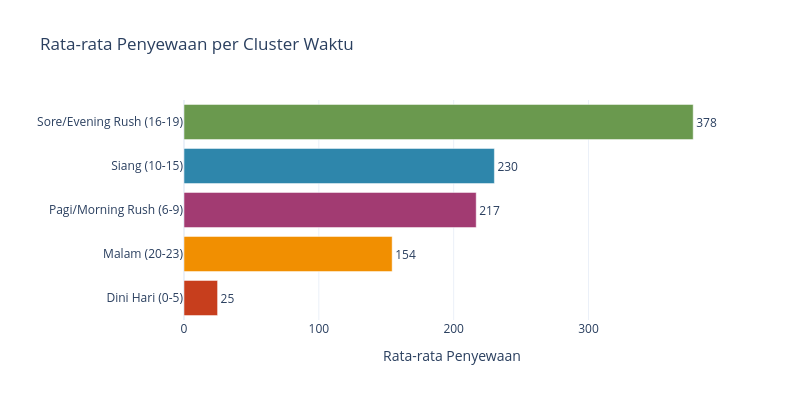
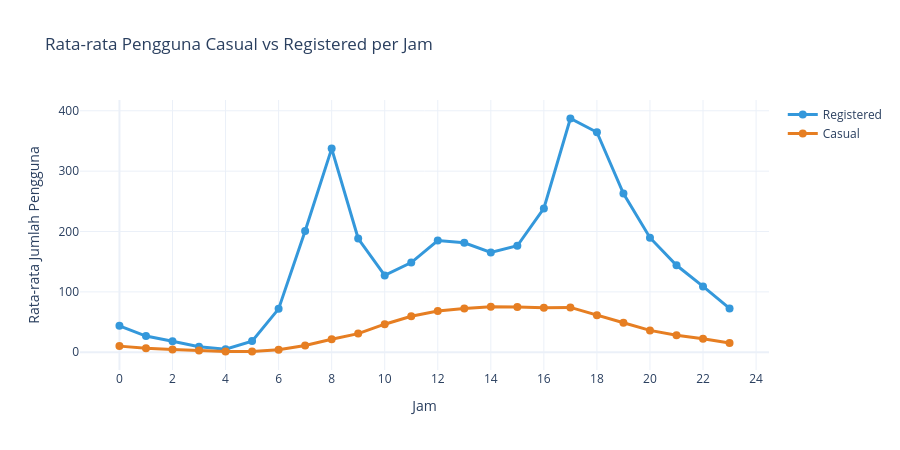

Notebook code cell kept with these figures, in order:
### Markdown cell above
## Analisis Lanjutan (Opsional)

### Code cell
# ============================================
# ANALISIS LANJUTAN: CLUSTERING & BINNING
# ============================================

# --- 1. Time-based Clustering ---
print("="*60)
print("TIME-BASED CLUSTERING")
print("="*60)

def get_time_cluster(hr):
    if hr in [0, 1, 2, 3, 4, 5]:
        return 'Dini Hari (0-5)'
    elif hr in [6, 7, 8, 9]:
        return 'Pagi/Morning Rush (6-9)'
    elif hr in [10, 11, 12, 13, 14, 15]:
        return 'Siang (10-15)'
    elif hr in [16, 17, 18, 19]:
        return 'Sore/Evening Rush (16-19)'
    else:
        return 'Malam (20-23)'

hour_clean['time_cluster'] = hour_clean['hr'].apply(get_time_cluster)

cluster_avg = hour_clean.groupby('time_cluster', observed=True)['cnt'].agg(['mean', 'median', 'count'])
display(cluster_avg)

# Komposisi casual vs registered per cluster
print("\nKomposisi pengguna per cluster waktu:")
cluster_user = hour_clean.groupby('time_cluster', observed=True)[['casual', 'registered']].mean()
cluster_user['casual_pct'] = (cluster_user['casual'] / (cluster_user['casual'] + cluster_user['registered']) * 100).round(1)
cluster_user['registered_pct'] = (cluster_user['registered'] / (cluster_user['casual'] + cluster_user['registered']) * 100).round(1)
display(cluster_user)

# --- 2. Binning Analysis ---
print("\n" + "="*60)
print("BINNING ANALYSIS")
print("="*60)

# Temperature binning detail
temp_bins = pd.cut(
    hour_clean['temp_c'],
    bins=[0, 5, 10, 15, 20, 25, 30, 35, 45],
    labels=['<5C', '5-10C', '10-15C', '15-20C', '20-25C', '25-30C', '30-35C', '>35C']
)
temp_stats = hour_clean.groupby(temp_bins, observed=True)['cnt'].agg(['mean', 'median', 'count'])
print("\nRata-rata penyewaan per rentang suhu:")
display(temp_stats)

# Humidity binning detail
hum_bins = pd.cut(
    hour_clean['hum_pct'],
    bins=[0, 25, 50, 75, 101],
    labels=['Sangat Rendah (<25%)', 'Rendah (25-50%)', 'Sedang (50-75%)', 'Tinggi (>75%)']
)
hum_stats = hour_clean.groupby(hum_bins, observed=True)['cnt'].agg(['mean', 'median', 'count'])
print("\nRata-rata penyewaan per rentang kelembaban:")
display(hum_stats)

# --- 3. Usage Level Segmentation ---
print("\n" + "="*60)
print("SEGMENTASI TINGKAT PENGGUNAAN")
print("="*60)

quartiles = hour_clean['cnt'].quantile([0.25, 0.5, 0.75]).values
print(f"Q1 (25%): {quartiles[0]:.0f}")
print(f"Median  : {quartiles[1]:.0f}")
print(f"Q3 (75%): {quartiles[2]:.0f}")

def get_usage_level(cnt):
    if cnt <= quartiles[0]:
        return 'Rendah'
    elif cnt <= quartiles[2]:
        return 'Sedang'
    else:
        return 'Tinggi'

hour_clean['usage_level'] = hour_clean['cnt'].apply(get_usage_level)
print("\nDistribusi level penggunaan:")
print(hour_clean['usage_level'].value_counts())

print("\nTabulasi silang: Cluster Waktu vs Level Penggunaan:")
cross_tab = pd.crosstab(hour_clean['time_cluster'], hour_clean['usage_level'], normalize='index') * 100
display(cross_tab.round(1))

# --- 4. Casual vs Registered Analysis ---
print("\n" + "="*60)
print("ANALISIS CASUAL VS REGISTERED")
print("="*60)

total_casual = hour_clean['casual'].sum()
total_registered = hour_clean['registered'].sum()
total_all = total_casual + total_registered
print(f"Proporsi Casual    : {total_casual/total_all*100:.1f}%")
print(f"Proporsi Registered: {total_registered/total_all*100:.1f}%")

# Visualisasi: Bar chart per cluster waktu
cluster_viz = cluster_avg.reset_index()
cluster_viz = cluster_viz.sort_values('mean', ascending=True)

fig1 = go.Figure(go.Bar(
    x=cluster_viz['mean'],
    y=cluster_viz['time_cluster'],
    orientation='h',
    marker_color=['#6A994E', '#2E86AB', '#A23B72', '#F18F01', '#C73E1D'][::-1],
    text=cluster_viz['mean'].round(0),
    textposition='outside'
))

fig1.update_layout(
    title='Rata-rata Penyewaan per Cluster Waktu',
    xaxis_title='Rata-rata Penyewaan',
    yaxis_title='',
    template='plotly_white',
    width=800,
    height=400
)

fig1.show()

# Visualisasi: Casual vs Registered per jam
hourly_user = hour_clean.groupby('hr')[['casual', 'registered']].mean().reset_index()

fig2 = go.Figure()
fig2.add_trace(go.Scatter(
    x=hourly_user['hr'], y=hourly_user['registered'],
    mode='lines+markers', name='Registered',
    line=dict(width=3, color='#3498DB'), marker=dict(size=8)
))
fig2.add_trace(go.Scatter(
    x=hourly_user['hr'], y=hourly_user['casual'],
    mode='lines+markers', name='Casual',
    line=dict(width=3, color='#E67E22'), marker=dict(size=8)
))
fig2.update_layout(
    title='Rata-rata Pengguna Casual vs Registered per Jam',
    xaxis_title='Jam', yaxis_title='Rata-rata Jumlah Pengguna',
    xaxis=dict(tickmode='linear', tick0=0, dtick=2),
    template='plotly_white', width=900, height=450
)
fig2.show()

### Figure 1 — Plotly figure (JSON) as saved in the notebook; plotly's stock layout.template omitted (floating-point values rounded to 4 significant figures)
{"data": [{"marker": {"color": ["#C73E1D", "#F18F01", "#A23B72", "#2E86AB", "#6A994E"]}, "orientation": "h", "text": [25.0, 154.0, 217.0, 230.0, 378.0], "textposition": "outside", "type": "bar", "x": [24.91, 154.4, 216.7, 230.2, 377.6], "y": ["Dini Hari (0-5)", "Malam (20-23)", "Pagi/Morning Rush (6-9)", "Siang (10-15)", "Sore/Evening Rush (16-19)"]}], "layout": {"height": 400, "title": {"text": "Rata-rata Penyewaan per Cluster Waktu"}, "width": 800, "xaxis": {"title": {"text": "Rata-rata Penyewaan"}}, "yaxis": {"title": {"text": ""}}}}

### Figure 2 — Plotly figure (JSON) as saved in the notebook; plotly's stock layout.template omitted (floating-point values rounded to 4 significant figures)
{"data": [{"line": {"color": "#3498DB", "width": 3}, "marker": {"size": 8}, "mode": "lines+markers", "name": "Registered", "type": "scatter", "x": [0, 1, 2, 3, 4, 5, 6, 7, 8, 9, 10, 11, 12, 13, 14, 15, 16, 17, 18, 19, 20, 21, 22, 23], "y": [43.74, 26.87, 18.1, 9.011, 5.099, 18.48, 71.88, 201.0, 337.3, 188.4, 127.2, 148.6, 185.0, 181.4, 165.4, 176.3, 238.2, 387.2, 364.4, 262.8, 189.8, 144.1, 109.1, 72.63]}, {"line": {"color": "#E67E22", "width": 3}, "marker": {"size": 8}, "mode": "lines+markers", "name": "Casual", "type": "scatter", "x": [0, 1, 2, 3, 4, 5, 6, 7, 8, 9, 10, 11, 12, 13, 14, 15, 16, 17, 18, 19, 20, 21, 22, 23], "y": [10.16, 6.504, 4.772, 2.716, 1.254, 1.411, 4.161, 11.06, 21.68, 30.89, 46.48, 59.54, 68.29, 72.31, 75.57, 74.91, 73.75, 74.27, 61.12, 48.77, 36.23, 28.26, 22.25, 15.2]}], "layout": {"height": 450, "title": {"text": "Rata-rata Pengguna Casual vs Registered per Jam"}, "width": 900, "xaxis": {"dtick": 2, "tick0": 0, "tickmode": "linear", "title": {"text": "Jam"}}, "yaxis": {"title": {"text": "Rata-rata Jumlah Pengguna"}}}}
